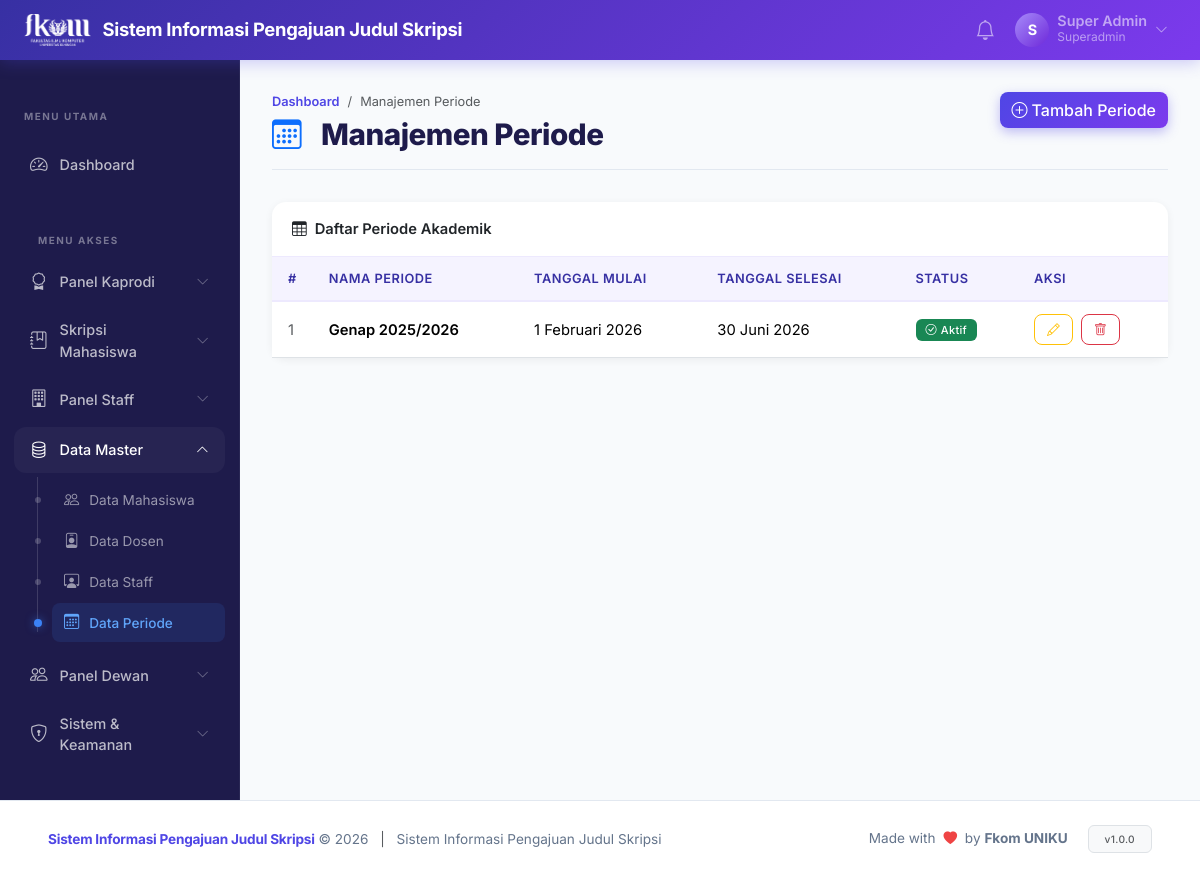
Page /?page=admin.periode (signed in) on the committed database.
### tables this page shows
CREATE TABLE `menus` (
  `id` int unsigned NOT NULL AUTO_INCREMENT,
  `kode_page` varchar(100) NOT NULL,
  `judul` varchar(100) NOT NULL,
  `icon` varchar(50) DEFAULT NULL,
  `urutan` int NOT NULL DEFAULT '0',
  PRIMARY KEY (`id`),
  UNIQUE KEY `kode_page` (`kode_page`)
);

CREATE TABLE `periode` (
  `id` int unsigned NOT NULL AUTO_INCREMENT,
  `nama` varchar(100) NOT NULL,
  `tanggal_mulai` date NOT NULL,
  `tanggal_selesai` date NOT NULL,
  `is_active` tinyint(1) NOT NULL DEFAULT '0',
  `created_at` datetime NOT NULL DEFAULT CURRENT_TIMESTAMP,
  PRIMARY KEY (`id`)
);

### controllers/AdminController.php (called while the page is built, shortened)
<?php
class AdminController {
    private Periode $periodeModel;
    public function __construct() {
        $this->periodeModel = new Periode();
    }
    public function periode(): void {
        $page    = max(1, (int)get('p', 1));
        $perPage = 15;
        $total = $this->periodeModel->count();
        $list  = $this->periodeModel->getAll($page, $perPage);
        require BASE_PATH . '/views/admin/periode/index.php';
    }
}

### core/Helper.php (called while the page is built, shortened)
<?php
function e(mixed $value): string {
    return htmlspecialchars((string)$value, ENT_QUOTES | ENT_HTML5, 'UTF-8');
}
function get(string $key, mixed $default = ''): mixed {
    return $_GET[$key] ?? $default;
}
function formatTanggal(string $date, bool $withTime = false): string {
    $bulan = ['', 'Januari', 'Februari', 'Maret', 'April', 'Mei', 'Juni',
              'Juli', 'Agustus', 'September', 'Oktober', 'November', 'Desember'];
    $ts    = strtotime($date);
    $d     = date('j', $ts);
    $m     = (int)date('n', $ts);
    $y     = date('Y', $ts);
    $str   = "$d {$bulan[$m]} $y";
    return $str;
}

### config/database.php (called while the page is built, shortened)
<?php
function getDB(): PDO {
    static $pdo = null;
    if ($pdo === null) {
        $dsn = "mysql:host=" . DB_HOST . ";dbname=" . DB_NAME . ";charset=" . DB_CHARSET;
        $options = [
            PDO::ATTR_ERRMODE            => PDO::ERRMODE_EXCEPTION,
            PDO::ATTR_DEFAULT_FETCH_MODE => PDO::FETCH_ASSOC,
            PDO::ATTR_EMULATE_PREPARES   => false,
        ];
        try {
            $pdo = new PDO($dsn, DB_USER, DB_PASS, $options);
        } catch (PDOException $e) {
            error_log("Database connection failed: " . $e->getMessage());
            die(json_encode(['error' => 'Database connection failed.']));
        }
    }
    return $pdo;
}

### models/Periode.php (called while the page is built, shortened)
<?php
class Periode {
    private PDO $db;
    public function __construct() {
        $this->db = getDB();
    }
    public function getAll(int $page = 1, int $perPage = 15): array {
        $offset = ($page - 1) * $perPage;
        $sql    = "SELECT * FROM periode ORDER BY id DESC LIMIT $perPage OFFSET $offset";
        $stmt   = $this->db->prepare($sql);
        $stmt->execute();
        return $stmt->fetchAll();
    }
    public function count(): int {
        $stmt = $this->db->prepare("SELECT COUNT(*) FROM periode");
        $stmt->execute();
        return (int)$stmt->fetchColumn();
    }
}

### views/admin/periode/index.php (the view, shortened to what this page needs)
<?php
require BASE_PATH . '/views/layouts/header.php';
?>
<div class="page-header d-flex justify-content-between align-items-start">
    <div>
        <nav aria-label="breadcrumb"><ol class="breadcrumb">
            <li class="breadcrumb-item"><a href="?page=dashboard">Dashboard</a></li>
            <li class="breadcrumb-item active">Manajemen Periode</li>
        </ol></nav>
        <h1><i class="bi bi-calendar3 me-2 text-primary"></i>Manajemen Periode</h1>
    </div>
    <button class="btn btn-primary" data-bs-toggle="modal" data-bs-target="#createModal">
        <i class="bi bi-plus-circle me-1"></i>Tambah Periode
    </button>
</div>
<div class="card">
    <div class="card-header"><i class="bi bi-table me-2"></i>Daftar Periode Akademik</div>
    <div class="card-body p-0">
        <table class="table table-sititi mb-0">
            <thead>
                <tr>
                    <th style="width:40px">#</th>
                    <th>Nama Periode</th>
                    <th>Tanggal Mulai</th>
                    <th>Tanggal Selesai</th>
                    <th>Status</th>
                    <th style="width:150px">Aksi</th>
                </tr>
            </thead>
            <tbody>
                <?php if (empty($list)): ?>
                <tr><td colspan="6" class="text-center py-4 text-muted">Belum ada data periode.</td></tr>
                <?php else: ?>
                <?php $no = ($page - 1) * $perPage + 1; foreach ($list as $r): ?>
                <tr>
                    <td class="text-muted"><?= $no++ ?></td>
                    <td class="fw-semibold"><?= e($r['nama']) ?></td>
                    <td><?= formatTanggal($r['tanggal_mulai']) ?></td>
                    <td><?= formatTanggal($r['tanggal_selesai']) ?></td>
                    <td>
                        <?php if ($r['is_active']): ?>
                            <span class="badge bg-success"><i class="bi bi-check-circle me-1"></i>Aktif</span>
                        <?php else: ?>
                            <span class="badge bg-secondary">Tidak Aktif</span>
                        <?php endif; ?>
                    </td>
                    <td>
                        <button type="button" class="btn btn-sm btn-outline-warning me-1" data-bs-toggle="modal" data-bs-target="#editModal<?= $r['id'] ?>" title="Edit">
                            <i class="bi bi-pencil"></i>
                        </button>
                        <a href="?page=admin.periode.delete&id=<?= $r['id'] ?>" class="btn btn-sm btn-outline-danger" data-confirm="Yakin hapus periode ini?">
                            <i class="bi bi-trash"></i>
                        </a>
                    </td>
                </tr>
                <?php endforeach; ?>
                <?php endif; ?>
            </tbody>
        </table>
    </div>
</div>
<?php require BASE_PATH . '/views/layouts/footer.php'; ?>

### views/layouts/sidebar.php (shortened to what this page needs)
<?php
$role        = Auth::role();
$currentPage = get('page', 'dashboard');
?>
<aside class="sititi-sidebar" id="sidebar">
    <div class="sidebar-header">
        <span class="sidebar-label">MENU UTAMA</span>
    </div>
    <nav class="sidebar-nav">
        <a href="?page=dashboard"
           class="sidebar-item <?= str_starts_with($currentPage, 'dashboard') ? 'active' : '' ?>">
            <i class="bi bi-speedometer2"></i>
            <span>Dashboard</span>
        </a>
        <?php
        $db = getDB();
        if ($role === ROLE_SUPERADMIN) {
            $stmt = $db->query("SELECT * FROM menus ORDER BY urutan ASC");
            $menus = $stmt->fetchAll(PDO::FETCH_ASSOC);
        }
        if (!empty($menus)):
        ?>
        <div class="sidebar-header mt-3"><span class="sidebar-label">MENU AKSES</span></div>
        <?php
        $exactMatch = false;
        foreach ($menus as $m) {
            if ($currentPage === $m['kode_page']) {
                $exactMatch = $m['kode_page'];
                break;
            }
        }
        $tempGroups = [];
        foreach ($menus as $m) {
            $group = explode('.', $m['kode_page'])[0];
            $tempGroups[$group][] = $m;
        }
        $groupedMenus = ['single' => []];
        foreach ($tempGroups as $groupKey => $items) {
            if (count($items) > 1) {
                $groupedMenus[$groupKey] = $items;
            } else {
                $groupedMenus['single'][] = $items[0];
            }
        }
        $groupLabels = [
            'admin' => ['judul' => 'Data Master', 'icon' => 'bi-database'],
            'superadmin' => ['judul' => 'Sistem & Keamanan', 'icon' => 'bi-shield-lock'],
            'staff' => ['judul' => 'Panel Staff', 'icon' => 'bi-building'],
            'kaprodi' => ['judul' => 'Panel Kaprodi', 'icon' => 'bi-award'],
            'dewan' => ['judul' => 'Panel Dewan', 'icon' => 'bi-people'],
            'pengajuan' => ['judul' => 'Skripsi Mahasiswa', 'icon' => 'bi-journal-bookmark']
        ];
                ?>
                <?php
        $groupIdx = 0;
        foreach ($groupedMenus as $groupKey => $groupItems) {
            if ($groupKey === 'single') continue;
            $groupIdx++;
            $groupTitle = $groupLabels[$groupKey]['judul'] ?? ucfirst($groupKey);
            $groupIcon = $groupLabels[$groupKey]['icon'] ?? 'bi-folder';
            $isGroupActive = false;
            foreach ($groupItems as $m) {
                if ($exactMatch) {
                    if ($currentPage === $m['kode_page']) $isGroupActive = true;
                } else {
                    if (($currentPage === $m['kode_page']) || (str_starts_with($currentPage, $m['kode_page'].'.'))) $isGroupActive = true;
                }
            }
            ?>
            <div class="sidebar-dropdown">
                <a href="#submenu-<?= $groupIdx ?>" data-bs-toggle="collapse" class="sidebar-item sidebar-dropdown-toggle <?= $isGroupActive ? '' : 'collapsed' ?>" aria-expanded="<?= $isGroupActive ? 'true' : 'false' ?>">
                    <i class="<?= $groupIcon ?>"></i>
                    <span><?= $groupTitle ?></span>
                    <i class="bi bi-chevron-down ms-auto toggle-icon"></i>
                </a>
                <div class="collapse <?= $isGroupActive ? 'show' : '' ?>" id="submenu-<?= $groupIdx ?>">
                    <div class="sidebar-submenu">
                        <?php foreach ($groupItems as $m):
                            if ($exactMatch) {
                                $isActive = ($currentPage === $m['kode_page']);
                            } else {
                                $isActive = ($currentPage === $m['kode_page']) || (str_starts_with($currentPage, $m['kode_page'].'.'));
                            }
                        ?>
                        <a href="?page=<?= $m['kode_page'] ?>" class="submenu-item <?= $isActive ? 'active' : '' ?>">
                            <i class="<?= e($m['icon']) ?>"></i>
                            <span><?= e($m['judul']) ?></span>
                        </a>
                        <?php endforeach; ?>
                    </div>
                </div>
            </div>
            <?php
        }
        ?>
        <?php endif; ?>
        <div class="sidebar-header mt-3"><span class="sidebar-label">AKUN</span></div>
    </nav>
</aside>

### assets/css/style.css (style rules this page uses)
:root { --primary: #4f46e5; --primary-dark: #3730a3; --primary-light: #ede9fe; --secondary: #7c3aed; --success: #059669; --warning: #d97706; --danger: #dc2626; --info: #0284c7; --sidebar-bg: #1e1b4b; --sidebar-w: 240px; --navbar-h: 60px; --body-bg: #f5f5fa; --card-r: 14px; --shadow-sm: 0 2px 8px rgba(0, 0, 0, .06); --shadow-md: 0 4px 20px rgba(0, 0, 0, .10); --shadow-lg: 0 8px 40px rgba(0, 0, 0, .14); --ease: all .2s ease; }
*, *::before, *::after { box-sizing: border-box }
body { font-family: 'Inter', sans-serif; background: var(--body-bg); color: #1e1b4b; min-height: 100vh; font-size: .92rem }
.sititi-sidebar { width: var(--sidebar-w); min-height: calc(100vh - var(--navbar-h)); background: var(--sidebar-bg); padding: 20px 0; flex-shrink: 0; position: sticky; top: var(--navbar-h); height: calc(100vh - var(--navbar-h)); overflow-y: auto; transition: transform 0.3s cubic-bezier(0.4, 0, 0.2, 1); z-index: 1030; border-right: 1px solid rgba(255, 255, 255, 0.05); }
.sidebar-header { padding: 24px 24px 8px; }
.sidebar-label { font-size: 0.62rem; font-weight: 700; letter-spacing: 1.5px; color: rgba(255, 255, 255, 0.4); text-transform: uppercase; }
.sidebar-nav { padding: 8px 14px; }
.sidebar-item { display: flex; align-items: center; gap: 12px; padding: 10px 16px; color: rgba(255, 255, 255, 0.7); text-decoration: none; border-radius: 12px; margin-bottom: 4px; font-size: 0.9rem; font-weight: 500; transition: all 0.2s ease; }
.sidebar-item i { font-size: 1.1rem; flex-shrink: 0; }
.sidebar-dropdown { margin-bottom: 4px; }
.sidebar-dropdown-toggle[aria-expanded="true"] { background: rgba(255, 255, 255, 0.04); color: #fff; }
.sidebar-dropdown-toggle .toggle-icon { font-size: 0.8rem; transition: transform 0.3s cubic-bezier(0.4, 0, 0.2, 1); opacity: 0.5; }
.sidebar-dropdown-toggle[aria-expanded="true"] .toggle-icon { transform: rotate(-180deg); opacity: 1; }
.sidebar-submenu { padding: 4px 0 4px 38px; position: relative; margin-top: 2px; }
.sidebar-submenu::before { content: ''; position: absolute; left: 23px; top: 0; bottom: 16px; width: 1px; background: rgba(255, 255, 255, 0.15); }
.submenu-item { display: flex; align-items: center; gap: 10px; padding: 8px 16px 8px 12px; color: rgba(255, 255, 255, 0.55); text-decoration: none; font-size: 0.85rem; border-radius: 8px; transition: all 0.2s ease; position: relative; margin-bottom: 2px; }
.submenu-item i { font-size: 0.95rem; }
.submenu-item.active { color: #60a5fa; font-weight: 500; background: rgba(59, 130, 246, 0.12); }
.submenu-item.active i { color: #60a5fa; }
.submenu-item::before { content: ''; position: absolute; left: -17.5px; top: 50%; transform: translateY(-50%); width: 6px; height: 6px; border-radius: 50%; background: rgba(255, 255, 255, 0.2); transition: all 0.2s ease; z-index: 2; }
.submenu-item.active::before { background: #3b82f6; box-shadow: 0 0 8px rgba(59, 130, 246, 0.6); width: 8px; height: 8px; left: -18.5px; }
.page-header { margin-bottom: 32px; position: relative; padding-bottom: 16px; border-bottom: 1px solid #e2e8f0; display: flex; justify-content: space-between; align-items: center; flex-wrap: wrap; gap: 15px; }
.breadcrumb { font-size: 0.8rem; margin-bottom: 6px; }
.breadcrumb-item a { color: var(--primary); text-decoration: none; font-weight: 600; }
.page-header h1 { font-size: 1.85rem; font-weight: 800; color: var(--secondary-color); margin: 0; letter-spacing: -0.5px; display: flex; align-items: center; gap: 12px; }
.page-header h1 i { color: var(--primary); }
.card { border: none; border-radius: var(--card-r); box-shadow: var(--shadow-sm); transition: var(--ease); background: #fff }
.card-header { background: transparent; border-bottom: 1px solid #ede9fe; padding: 16px 20px; font-weight: 600; border-radius: var(--card-r) var(--card-r) 0 0 !important }
.table-sititi thead th { background: #f5f3ff; color: var(--primary-dark); font-weight: 600; font-size: .8rem; text-transform: uppercase; letter-spacing: .5px; border-bottom: 2px solid #ede9fe; padding: 12px 16px }
.table-sititi tbody td { padding: 12px 16px; vertical-align: middle }
.table-sititi tbody tr { transition: var(--ease) }
.btn { border-radius: 8px; font-weight: 500; transition: var(--ease) }
.btn-primary { background: linear-gradient(135deg, var(--primary), var(--secondary)); border: none; box-shadow: 0 4px 12px rgba(79, 70, 229, .35) }
.btn-sm { font-size: .8rem; padding: 5px 12px }
.badge { font-weight: 500; letter-spacing: .3px; padding: 5px 10px; border-radius: 6px }

### rows in the picture
menus: judul "Data Mahasiswa"
menus: judul "Data Dosen"
menus: judul "Data Staff"
menus: judul "Data Periode"
periode: nama "Genap 2025/2026", tanggal_mulai "1 Februari 2026", tanggal_selesai "30 Juni 2026", is_active 1 (drawn)

### other values in the picture
APP_NAME "Sistem Informasi Pengajuan Judul Skripsi"
substr(Auth::user()['nama'], 0, 1) "S"
truncate(Auth::user()['nama'], 20) "Super Admin"
Auth::role() "Superadmin"
$groupTitle "Panel Kaprodi"
$groupTitle "Skripsi Mahasiswa"
$groupTitle "Panel Staff"
$groupTitle "Data Master"
$groupTitle "Panel Dewan"
$groupTitle "Sistem & Keamanan"
APP_FULL_NAME "Sistem Informasi Pengajuan Judul Skripsi"
APP_VERSION "1.0.0"
